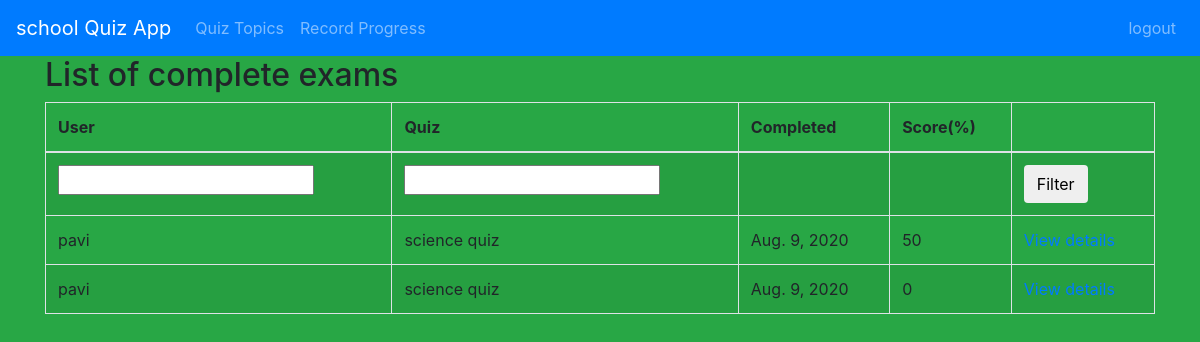
/marking/ (signed in), run on the app's committed database.
### quiz/models.py (models this page shows, shortened)
class Sitting(models.Model):
    user = models.ForeignKey(settings.AUTH_USER_MODEL, verbose_name=_("User"), on_delete=models.CASCADE)
    quiz = models.ForeignKey(Quiz, verbose_name=_("Quiz"), on_delete=models.CASCADE)
    question_order = models.CharField(validators=[validate_comma_separated_integer_list],
        max_length=1024, verbose_name=_("Question Order"))
    question_list = models.CharField(validators=[validate_comma_separated_integer_list],
        max_length=1024, verbose_name=_("Question List"))
    incorrect_questions = models.CharField(validators=[validate_comma_separated_integer_list],
        max_length=1024, blank=True, verbose_name=_("Incorrect questions"))
    current_score = models.IntegerField(verbose_name=_("Current Score"))
    complete = models.BooleanField(default=False, blank=False,
                                   verbose_name=_("Complete"))
    user_answers = models.TextField(blank=True, default='{}',
                                    verbose_name=_("User Answers"))
    start = models.DateTimeField(auto_now_add=True,
                                 verbose_name=_("Start"))
    end = models.DateTimeField(null=True, blank=True, verbose_name=_("End"))
    objects = SittingManager()
    class Meta:
        permissions = (("view_sittings", _("Can see completed exams.")),)
    def _question_ids(self):
        return [int(n) for n in self.question_order.split(',') if n]
    @property
    def get_percent_correct(self):
        dividend = float(self.current_score)
        divisor = len(self._question_ids())
        if divisor < 1:
            return 0            # prevent divide by zero error
        if dividend > divisor:
            return 100
        correct = int(round((dividend / divisor) * 100))
        if correct >= 1:
            return correct
        else:
            return 0

class Quiz(models.Model):
    title = models.CharField(
        verbose_name=_("Title"),
        max_length=60, blank=False)
    description = models.TextField(
        verbose_name=_("Description"),
        blank=True, help_text=_("a description of the quiz"))
    url = models.SlugField(
        max_length=60, blank=False,
        help_text=_("a user friendly url"),
        verbose_name=_("user friendly url"))
    category = models.ForeignKey(
        Category, null=True, blank=True,
        verbose_name=_("Category"), on_delete=models.CASCADE)
    random_order = models.BooleanField(
        blank=False, default=False,
        verbose_name=_("Random Order"),
        help_text=_("Display the questions in "
                    "a random order or as they "
                    "are set?"))
    max_questions = models.PositiveIntegerField(
        blank=True, null=True, verbose_name=_("Max Questions"),
        help_text=_("Number of questions to be answered on each attempt."))
    answers_at_end = models.BooleanField(
        blank=False, default=False,
        help_text=_("Correct answer is NOT shown after question."
                    " Answers displayed at the end."),
        verbose_name=_("Answers at end"))
    exam_paper = models.BooleanField(
        blank=False, default=False,
        help_text=_("If yes, the result of each"
                    " attempt by a user will be"
                    " stored. Necessary for marking."),
        verbose_name=_("Exam Paper"))
    single_attempt = models.BooleanField(
        blank=False, default=False,
        help_text=_("If yes, only one attempt by"
                    " a user will be permitted."
                    " Non users cannot sit this exam."),
        verbose_name=_("Single Attempt"))
    pass_mark = models.SmallIntegerField(
        blank=True, default=0,
        verbose_name=_("Pass Mark"),
        help_text=_("Percentage required to pass exam."),
        validators=[MaxValueValidator(100)])
    success_text = models.TextField(
        blank=True, help_text=_("Displayed if user passes."),
        verbose_name=_("Success Text"))
    fail_text = models.TextField(
        verbose_name=_("Fail Text"),
        blank=True, help_text=_("Displayed if user fails."))
    draft = models.BooleanField(
        blank=True, default=False,
        verbose_name=_("Draft"),
        help_text=_("If yes, the quiz is not displayed"
                    " in the quiz list and can only be"
                    " taken by users who can edit"
                    " quizzes."))
    class Meta:
        verbose_name = _("Quiz")
        verbose_name_plural = _("Quizzes")
    def __str__(self):
        return self.title

### quiz/views.py (the view)
class QuizMarkingList(QuizMarkerMixin, SittingFilterTitleMixin, ListView):
    model = Sitting
    def get_queryset(self):
        queryset = super(QuizMarkingList, self).get_queryset()\
                                               .filter(complete=True)
        user_filter = self.request.GET.get('user_filter')
        if user_filter:
            queryset = queryset.filter(user__username__icontains=user_filter)
        return queryset
    class Meta:
        pass

### quiz/views.py (called while the page is built)
    @method_decorator(login_required)
    @method_decorator(permission_required('quiz.view_sittings'))
    def dispatch(self, *args, **kwargs):
        return super(QuizMarkerMixin, self).dispatch(*args, **kwargs)

    def get_queryset(self):
        queryset = super(SittingFilterTitleMixin, self).get_queryset()
        quiz_filter = self.request.GET.get('quiz_filter')
        if quiz_filter:
            queryset = queryset.filter(quiz__title__icontains=quiz_filter)
        return queryset

### quiz/templates/quiz/sitting_list.html (shortened to what this page needs)
{% extends 'base.html' %}
{% load i18n %}
{% block content %}
<h2>{% trans "List of complete exams" %}</h2>
    {% if sitting_list %}
		<table class="table table-bordered table-striped">
		  <thead>
			<tr>
			  <th>{% trans "User" %}</th>
			  <th>{% trans "Quiz" %}</th>
			  <th>{% trans "Completed" %}</th>
			  <th>{% trans "Score" %}(%)</th>
			  <th></th>
			</tr>
		  </thead>
		  <tbody>
			<tr>
			  <form action="" method="GET">
				<td><input type="text" name="user_filter" /></td>
				<td><input type="text" name="quiz_filter" /></td>
				<td></td>
				<td></td>
				<td><button type="submit" class="btn btn-default">{% trans "Filter"%}</button></td>
			  </form>
			</tr>
        {% for sitting in sitting_list %}
			<tr>
			  <td>{{ sitting.user }}</td>
			  <td>{{ sitting.quiz }}</td>
			  <td>{{ sitting.end|date }}</td>
			  <td>{{ sitting.get_percent_correct }}</td>
			  <td>
				<a href="{% url 'quiz_marking_detail' pk=sitting.id %}">
				</a>
			</tr>
        {% endfor %}
		  </tbody>
		</table>
    {% else %}
        <p>{% trans "There are no matching quizzes" %}.</p>
    {% endif %}
{% endblock %}

### data on the page
Sitting: user "pavi", quiz "science quiz", end "Aug. 9, 2020", get_percent_correct "50"
Sitting: user "pavi", quiz "science quiz", end "Aug. 9, 2020", get_percent_correct "0"
